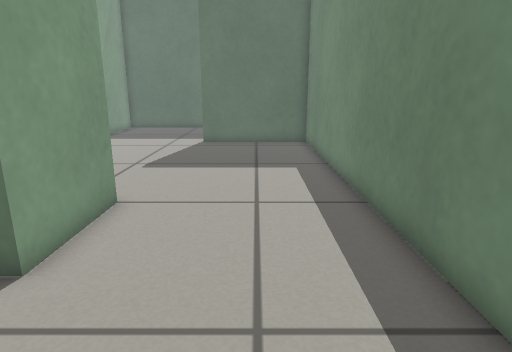
[1] (above)

12 first-person views from a walk through a world built for the Gazebo simulator. The camera is 0.57 m above the floor, tilts 14° down and sees 75° across. The floor is counted in squares, 0.2 m on a side. Each view is taken from the middle of a square. On the plan, view 1 faces up. The plan holds only what a view shows up to about 20 squares ahead; the rest is blank.

[2]
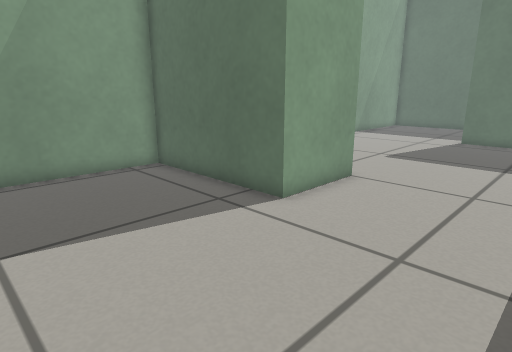

[3]
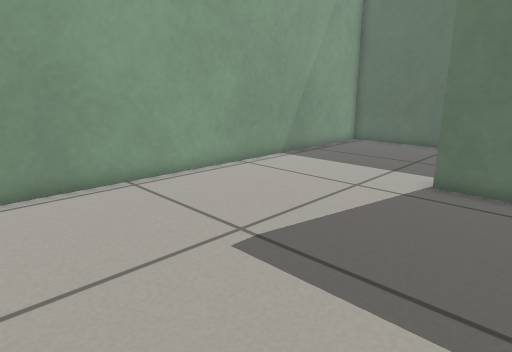

[4]
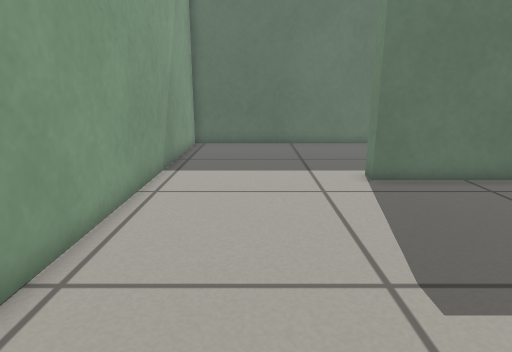

[5]
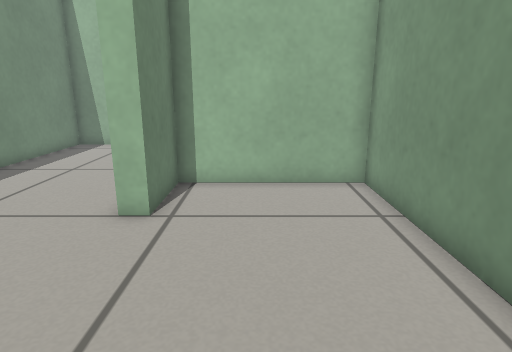

[6]
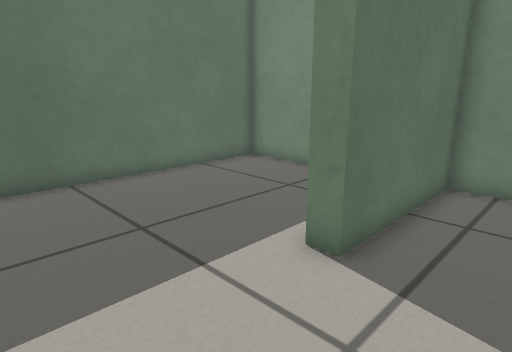

[7]
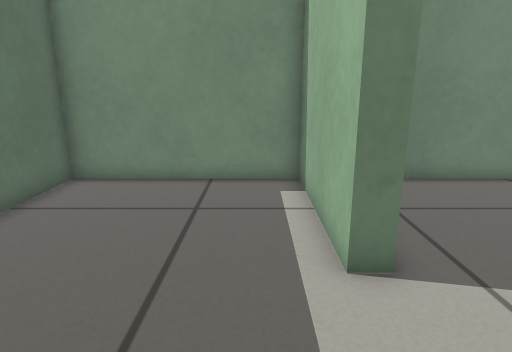

[8]
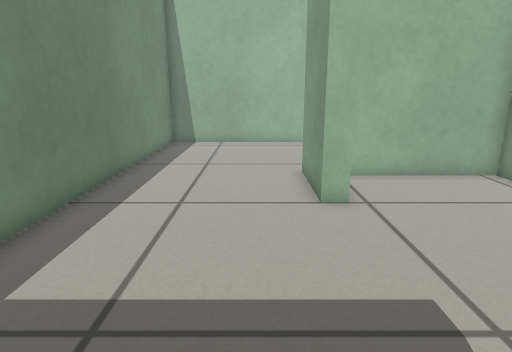

[9]
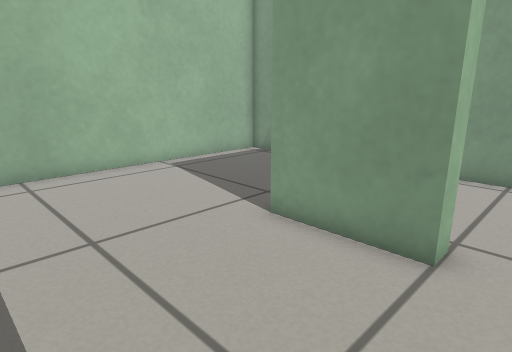

[10]
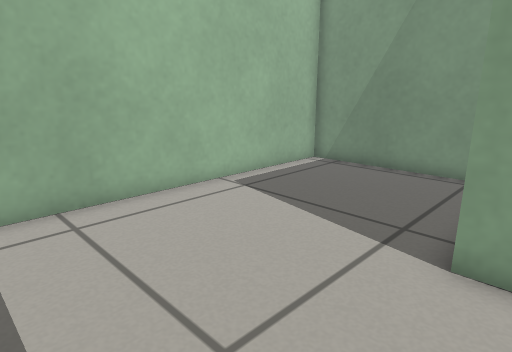

[11]
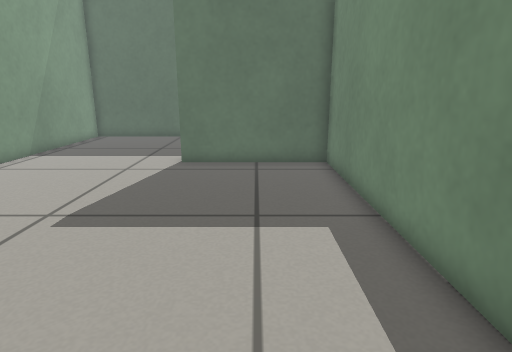

[12]
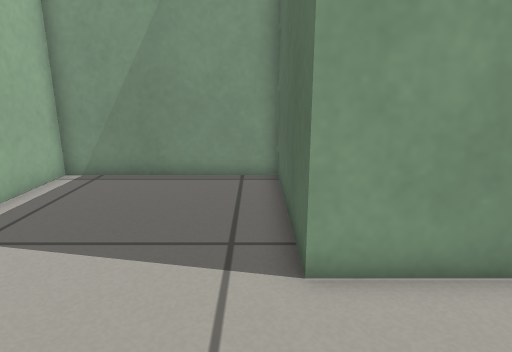

### Floor plan
Points are (right, up) in squares from view 1. A wall is a line through its corners. A room is listed if a view was taken in it or the views show most of it. See-through windows are left out.
Room 1 (views 1, 2, 3, 4, 5, 6, 7, 8, 9, 10, 11, 12)
walls: (-3.7, 8.5) (-3.7, 4.8) (-10.5, 4.8) (-10.5, -2.8) (3, -2.8) (3, 19.8) (-3.1, 19.8) (-3.1, 20.5) (3, 20.5) (3, 28.2) (-10.5, 28.2) (-10.5, 5.5) (-4.5, 5.5) (-4.5, 8.5) (-3.7, 8.5)

Positions as (right, up) in squares from view 1, and headings:
1: (0, 0), facing up
2: (2, -2), facing up-left
3: (0, 9), facing up-left
4: (-7, 9), facing up
5: (-7, 16), facing down
6: (-8, 17), facing up-right
7: (-8, 22), facing right
8: (-2, 17), facing down
9: (2, 10), facing down-left
10: (2, 6), facing down-left
11: (0, 6), facing up
12: (1, 4), facing left
